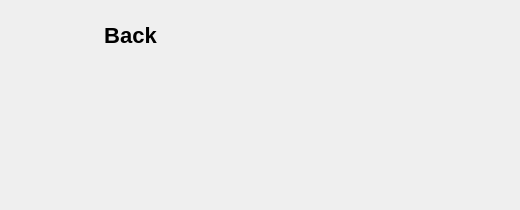
   <widget class="QWidget" name="chartPage">
    <widget class="QPushButton" name="menuRegimeChart">
     <property name="geometry">
      <rect>
       <x>20</x>
       <y>10</y>
       <width>221</width>
       <height>51</height>
      </rect>
     </property>
     <property name="cursor">
      <cursorShape>PointingHandCursor</cursorShape>
     </property>
     <property name="styleSheet">
      <string notr="true">#menuRegimeChart{
background-color: transparent; 
border:none;
color :black; 
font-size: 22px;
font:bold;
}

#menuRegimeChart:hover {
 background-color:black; 
color:white;
}
#menuRegimeChart:pressed {
 background-color:grey; 
color: white;
}</string>
     </property>
     <property name="text">
      <string>Back</string>
     </property>
    </widget>
    <widget class="QLabel" name="massiveButtonsPlace">
     <property name="geometry">
      <rect>
       <x>250</x>
       <y>90</y>
       <width>261</width>
       <height>61</height>
      </rect>
     </property>
     <property name="text">
      <string/>
     </property>
    </widget>
    <widget class="QLabel" name="label">
     <property name="geometry">
      <rect>
       <x>40</x>
       <y>90</y>
       <width>191</width>
       <height>111</height>
      </rect>
     </property>
     <property name="styleSheet">
      <string notr="true"/>
     </property>
     <property name="text">
      <string/>
     </property>
    </widget>
   </widget>
